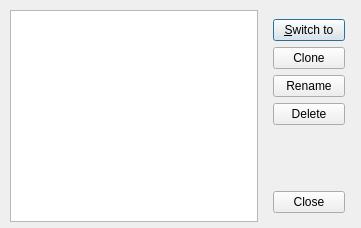
<?xml version="1.0" encoding="UTF-8"?>
<ui version="4.0">
 <class>SessionManager</class>
 <widget class="QDialog" name="SessionManager">
  <property name="geometry">
   <rect>
    <x>0</x>
    <y>0</y>
    <width>361</width>
    <height>228</height>
   </rect>
  </property>
  <property name="windowTitle">
   <string>Session Manager</string>
  </property>
  <property name="windowIcon">
   <iconset resource="resources.qrc">
    <normaloff>:/images/terminal.svg</normaloff>:/images/terminal.svg</iconset>
  </property>
  <widget class="QWidget" name="layoutWidget">
   <property name="geometry">
    <rect>
     <x>10</x>
     <y>10</y>
     <width>344</width>
     <height>212</height>
    </rect>
   </property>
   <layout class="QHBoxLayout" name="main_layout">
    <property name="sizeConstraint">
     <enum>QLayout::SetMinAndMaxSize</enum>
    </property>
    <item>
     <widget class="QListWidget" name="m_session_list">
      <property name="minimumSize">
       <size>
        <width>170</width>
        <height>190</height>
       </size>
      </property>
     </widget>
    </item>
    <item>
     <widget class="QFrame" name="m_layout_button_row">
      <property name="minimumSize">
       <size>
        <width>20</width>
        <height>150</height>
       </size>
      </property>
      <layout class="QVBoxLayout" name="vertical_layout">
       <item>
        <widget class="QPushButton" name="m_bt_switch">
         <property name="text">
          <string>&amp;Switch to</string>
         </property>
        </widget>
       </item>
       <item>
        <widget class="QPushButton" name="m_bt_clone">
         <property name="text">
          <string>Clone</string>
         </property>
        </widget>
       </item>
       <item>
        <widget class="QPushButton" name="m_bt_rename">
         <property name="text">
          <string>Rename</string>
         </property>
        </widget>
       </item>
       <item>
        <widget class="QPushButton" name="m_bt_delete">
         <property name="text">
          <string>Delete</string>
         </property>
        </widget>
       </item>
       <item>
        <spacer name="verticalSpacer">
         <property name="orientation">
          <enum>Qt::Vertical</enum>
         </property>
         <property name="sizeHint" stdset="0">
          <size>
           <width>20</width>
           <height>40</height>
          </size>
         </property>
        </spacer>
       </item>
       <item>
        <widget class="QPushButton" name="m_bt_close">
         <property name="text">
          <string>Close</string>
         </property>
        </widget>
       </item>
      </layout>
     </widget>
    </item>
   </layout>
  </widget>
 </widget>
 <resources>
  <include location="resources.qrc"/>
 </resources>
 <connections>
  <connection>
   <sender>m_bt_close</sender>
   <signal>clicked()</signal>
   <receiver>SessionManager</receiver>
   <slot>close()</slot>
   <hints>
    <hint type="sourcelabel">
     <x>308</x>
     <y>200</y>
    </hint>
    <hint type="destinationlabel">
     <x>180</x>
     <y>113</y>
    </hint>
   </hints>
  </connection>
 </connections>
</ui>
